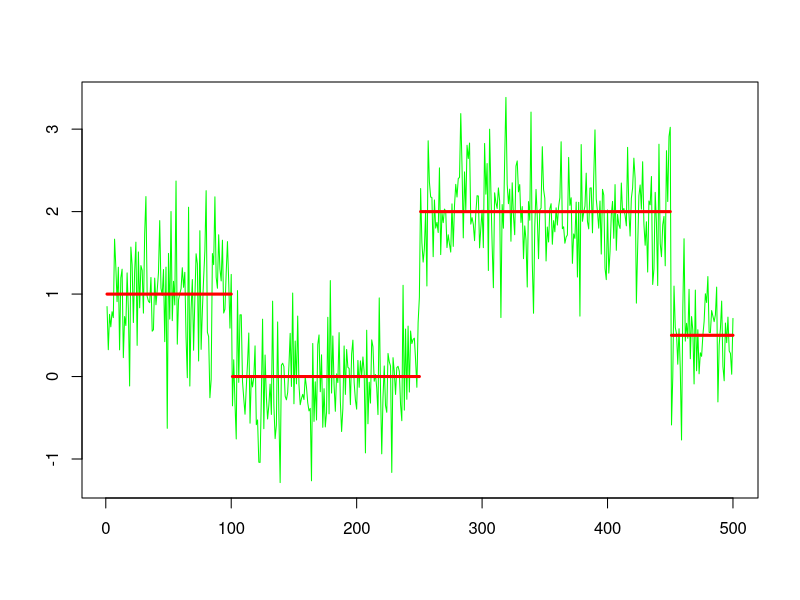
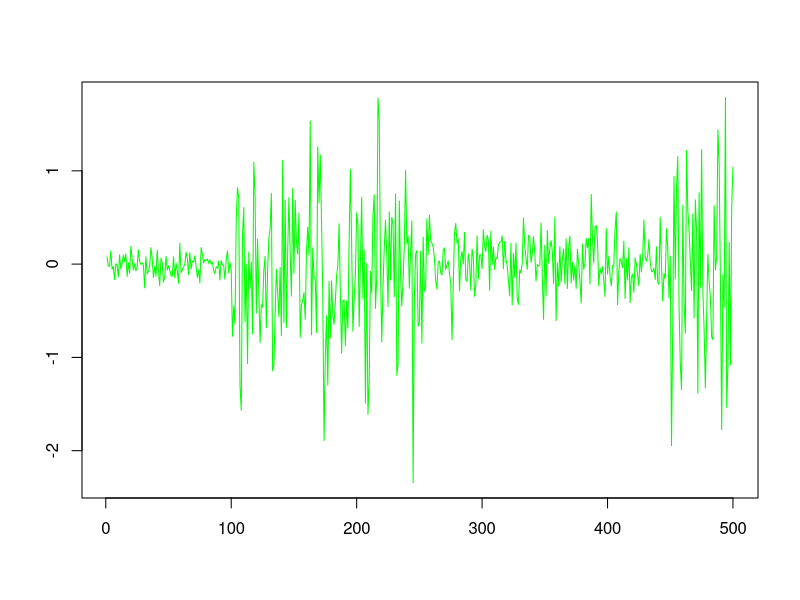

Recreate these plots in R, in order.

  #### Changes in mean 
  
  x=1:500
  z=c(rnorm(100,1,sd=0.5),rnorm(150,0,sd=0.5),rnorm(200,2,sd=0.5),rnorm(50,0.5,sd=0.5))
  plot(x,z,type='l',xlab='',ylab='',col='green')
  lines(x=1:100,y=rep(1,100),col='red',lwd=3)
  lines(x=101:250,y=rep(0,150),col='red',lwd=3)
  lines(x=251:450,y=rep(2,200),col='red',lwd=3)
  lines(x=451:500,y=rep(0.5,50),col='red',lwd=3)
 
  # Changes in variance
  
  x=1:500
  z<-c(rnorm(100,0,sd=0.1),rnorm(150,0,sd=0.7),rnorm(200,0,sd=0.25),rnorm(50,0,sd=1));
  plot(x,z,type='l',xlab='',ylab='',col='green')
  